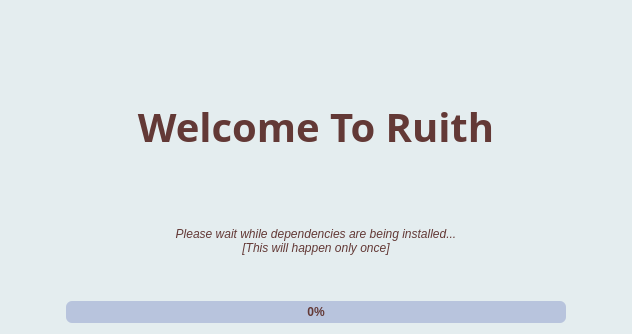
<?xml version="1.0" encoding="UTF-8"?>
<ui version="4.0">
 <class>splash_screen</class>
 <widget class="QWidget" name="splash_screen">
  <property name="geometry">
   <rect>
    <x>0</x>
    <y>0</y>
    <width>632</width>
    <height>334</height>
   </rect>
  </property>
  <property name="windowTitle">
   <string>Form</string>
  </property>
  <property name="styleSheet">
   <string notr="true">QWidget{
background-color:#e4edef;
}</string>
  </property>
  <layout class="QVBoxLayout" name="verticalLayout">
   <item>
    <layout class="QVBoxLayout" name="root_layout">
     <item>
      <layout class="QHBoxLayout" name="icon_root_layout">
       <item>
        <widget class="QLabel" name="icon_lbl">
         <property name="sizePolicy">
          <sizepolicy hsizetype="Fixed" vsizetype="Fixed">
           <horstretch>0</horstretch>
           <verstretch>0</verstretch>
          </sizepolicy>
         </property>
         <property name="maximumSize">
          <size>
           <width>60</width>
           <height>55</height>
          </size>
         </property>
         <property name="baseSize">
          <size>
           <width>0</width>
           <height>15</height>
          </size>
         </property>
         <property name="styleSheet">
          <string notr="true">QLabel{
color:#2a484c;
}</string>
         </property>
         <property name="text">
          <string/>
         </property>
         <property name="pixmap">
          <pixmap resource="../resources/resource.qrc">:/assets/images/eye.png</pixmap>
         </property>
         <property name="scaledContents">
          <bool>true</bool>
         </property>
         <property name="alignment">
          <set>Qt::AlignCenter</set>
         </property>
        </widget>
       </item>
      </layout>
     </item>
     <item>
      <widget class="QLabel" name="welcome_lbl">
       <property name="minimumSize">
        <size>
         <width>10</width>
         <height>13</height>
        </size>
       </property>
       <property name="font">
        <font>
         <family>Poppins Thin</family>
         <pointsize>30</pointsize>
         <italic>false</italic>
         <bold>true</bold>
        </font>
       </property>
       <property name="styleSheet">
        <string notr="true">QLabel{
	font-size:30pt;
	font-weight:700;
	color:#633936;
}
</string>
       </property>
       <property name="text">
        <string>Welcome To Ruith</string>
       </property>
       <property name="alignment">
        <set>Qt::AlignCenter</set>
       </property>
      </widget>
     </item>
     <item>
      <widget class="QLabel" name="label">
       <property name="styleSheet">
        <string notr="true">QLabel{
color:#633936;
font-style:italic;
}</string>
       </property>
       <property name="text">
        <string>Please wait while dependencies are being installed...
[This will happen only once]</string>
       </property>
       <property name="alignment">
        <set>Qt::AlignCenter</set>
       </property>
      </widget>
     </item>
     <item>
      <layout class="QHBoxLayout" name="progress_bar_root_layout">
       <item>
        <widget class="QProgressBar" name="progress_bar">
         <property name="sizePolicy">
          <sizepolicy hsizetype="Fixed" vsizetype="Fixed">
           <horstretch>0</horstretch>
           <verstretch>0</verstretch>
          </sizepolicy>
         </property>
         <property name="maximumSize">
          <size>
           <width>500</width>
           <height>16777215</height>
          </size>
         </property>
         <property name="styleSheet">
          <string notr="true">QProgressBar{
border-radius:6px;
background-color:#b8c4dd;
color:#633936;
font-weight:bold;
}
QProgressBar::chunk{
border-radius:6px;
background-color:#c6f68d;
}</string>
         </property>
         <property name="value">
          <number>0</number>
         </property>
         <property name="alignment">
          <set>Qt::AlignCenter</set>
         </property>
         <property name="invertedAppearance">
          <bool>false</bool>
         </property>
        </widget>
       </item>
      </layout>
     </item>
    </layout>
   </item>
  </layout>
 </widget>
 <resources>
  <include location="../resources/resource.qrc"/>
 </resources>
 <connections/>
</ui>
